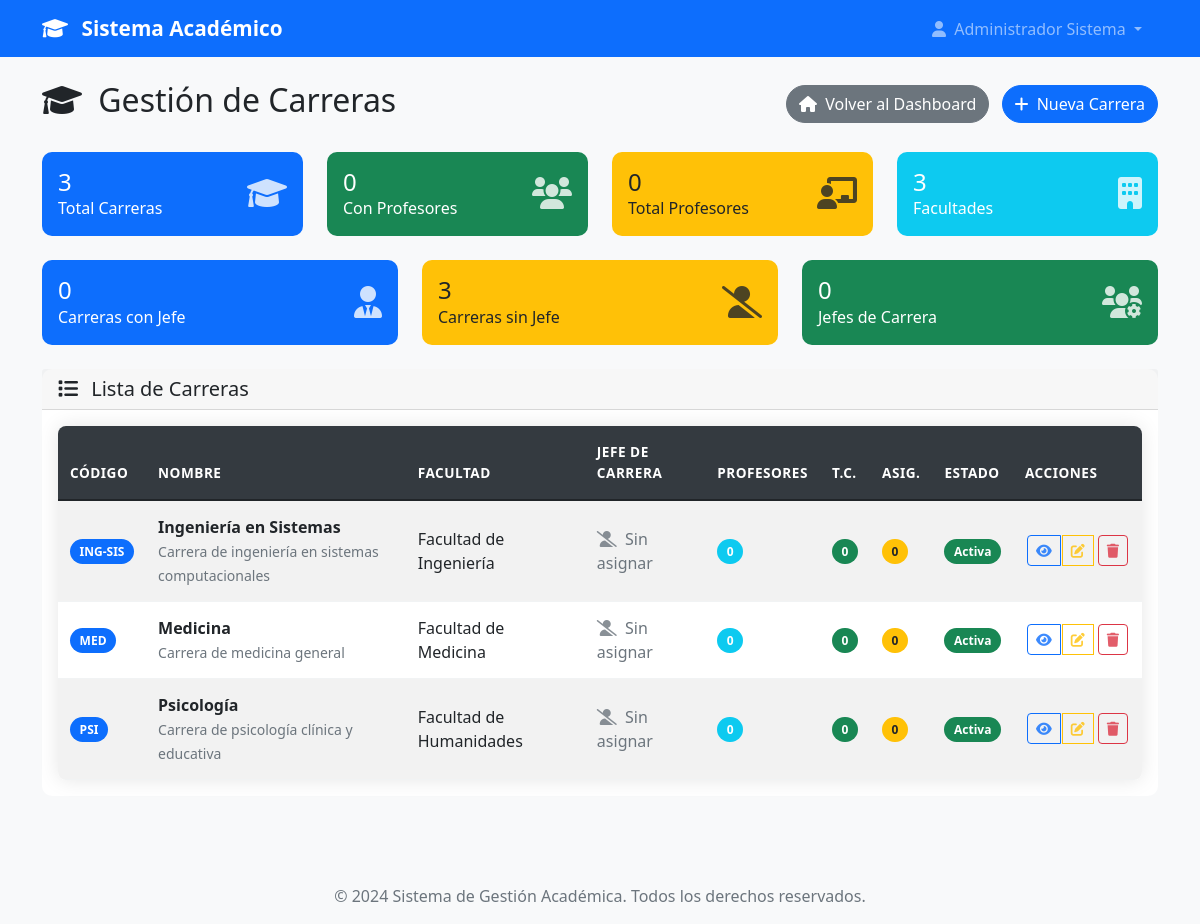
/admin/carreras (signed in), run on an earlier commit of the app's database.
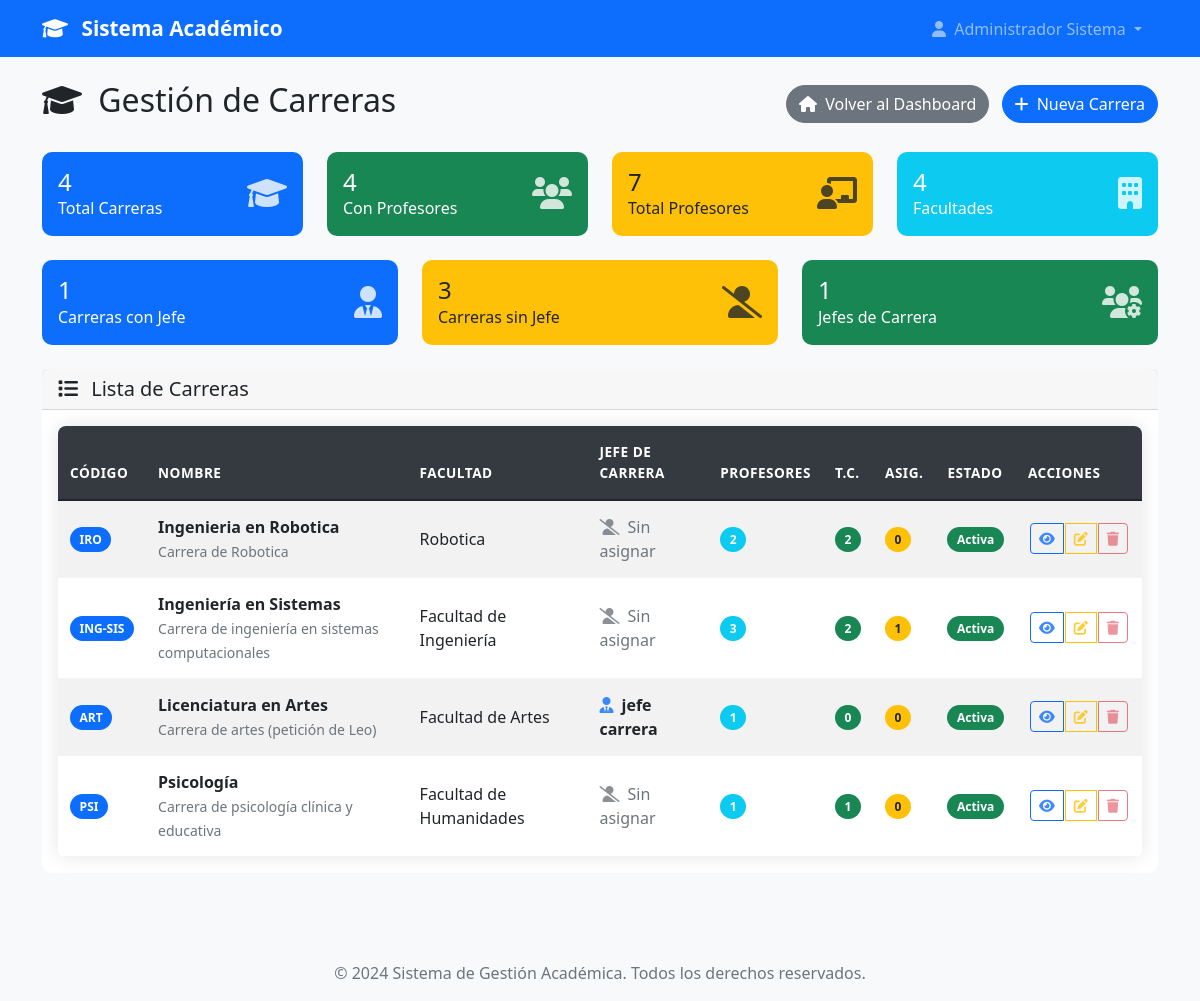
And on a later commit of the database.
### models.py (models this page shows, shortened)
class Carrera(db.Model):
    id = db.Column(db.Integer, primary_key=True)
    nombre = db.Column(db.String(150), nullable=False, unique=True)
    codigo = db.Column(db.String(10), nullable=False, unique=True)  # Ej: "ING-SIS", "MED", etc.
    descripcion = db.Column(db.Text)
    facultad = db.Column(db.String(100))
    activa = db.Column(db.Boolean, default=True)
    fecha_creacion = db.Column(db.DateTime, default=datetime.utcnow)
    creada_por = db.Column(db.Integer, db.ForeignKey('user.id'), nullable=False)
    creador = db.relationship('User', foreign_keys=[creada_por], backref=db.backref('carreras_creadas', lazy=True))
    def get_profesores_count(self):
        profesores_many_to_many = User.query.filter(
            User.carreras.any(id=self.id),
            User.rol.in_(['profesor_completo', 'profesor_asignatura']),
            User.activo == True
        ).count()
        jefes_carrera = User.query.filter(
            User.carrera_id == self.id,
            User.rol == 'jefe_carrera',
            User.activo == True
        ).count()
        return profesores_many_to_many + jefes_carrera
    def get_profesores_completos_count(self):
        return User.query.filter(
            User.carreras.any(id=self.id),
            User.rol == 'profesor_completo',
            User.activo == True
        ).count()
    def get_profesores_asignatura_count(self):
        return User.query.filter(
            User.carreras.any(id=self.id),
            User.rol == 'profesor_asignatura',
            User.activo == True
        ).count()
    def get_jefe_carrera(self):
        return User.query.filter(
            User.carrera_id == self.id,
            User.rol == 'jefe_carrera',
            User.activo == True
        ).first()
    def tiene_jefe_carrera(self):
        return self.get_jefe_carrera() is not None
    def get_jefe_carrera_nombre(self):
        jefe = self.get_jefe_carrera()
        return jefe.get_nombre_completo() if jefe else 'Sin asignar'

class User(UserMixin, db.Model):
    id = db.Column(db.Integer, primary_key=True)
    username = db.Column(db.String(80), unique=True, nullable=False)
    email = db.Column(db.String(120), unique=True, nullable=False)
    password_hash = db.Column(db.String(120), nullable=False)
    nombre = db.Column(db.String(100), nullable=False)
    apellido = db.Column(db.String(100), nullable=False)
    telefono = db.Column(db.String(20))
    imagen_perfil = db.Column(db.String(200))  # Ruta de la imagen de perfil
    rol = db.Column(db.String(20), nullable=False)
    tipo_profesor = db.Column(db.String(20))
    carreras = db.relationship('Carrera', secondary=user_carreras, backref=db.backref('usuarios', lazy=True))
    materias = db.relationship('Materia', secondary='profesor_materias', backref=db.backref('profesores', lazy=True))
    carrera_id = db.Column(db.Integer, db.ForeignKey('carrera.id'))
    carrera = db.relationship('Carrera', foreign_keys=[carrera_id], backref=db.backref('jefe_carrera', uselist=False))
    fecha_registro = db.Column(db.DateTime, default=datetime.utcnow)
    activo = db.Column(db.Boolean, default=True)
    def get_nombre_completo(self):
        return f"{self.nombre} {self.apellido}"
    def is_admin(self):
        return self.rol == 'admin'

### app.py (the view)
@app.route('/admin/carreras')
@login_required
def gestionar_carreras():
    if not current_user.is_admin():
        flash('No tienes permisos para acceder a esta página.', 'error')
        return redirect(url_for('dashboard'))
    carreras = Carrera.query.filter_by(activa=True).order_by(Carrera.nombre).all()
    total_profesores = sum(carrera.get_profesores_count() for carrera in carreras)
    promedio_profesores = total_profesores / len(carreras) if carreras else 0
    carreras_con_jefes = sum(1 for carrera in carreras if carrera.tiene_jefe_carrera())
    carreras_sin_jefes = len(carreras) - carreras_con_jefes
    total_jefes_carrera = User.query.filter_by(rol='jefe_carrera', activo=True).count()
    facultades = set(carrera.facultad for carrera in carreras if carrera.facultad)
    carreras_con_profesores = sum(1 for carrera in carreras if carrera.get_profesores_count() > 0)
    return render_template('admin/carreras.html',
                         carreras=carreras,
                         total_profesores=total_profesores,
                         promedio_profesores=promedio_profesores,
                         carreras_con_jefes=carreras_con_jefes,
                         carreras_sin_jefes=carreras_sin_jefes,
                         total_jefes_carrera=total_jefes_carrera,
                         facultades=facultades,
                         carreras_con_profesores=carreras_con_profesores)

### app.py (called while the page is built)
@login_manager.user_loader
def load_user(user_id):
    return User.query.get(int(user_id))

@app.context_processor
def inject_user_counts():
    if current_user.is_authenticated and current_user.is_admin():
        return dict(
            total_users=User.query.count(),
            total_admins=User.query.filter_by(rol='admin').count(),
            total_jefes=User.query.filter_by(rol='jefe_carrera').count(),
            total_profesores=User.query.filter(User.rol.in_(['profesor_completo', 'profesor_asignatura'])).count()
        )
    return dict()

### templates/admin/carreras.html (shortened to what the changed rows need)
{% extends "base.html" %}
{% block content %}
<div class="row">
    <div class="col-12">
        <div class="d-flex justify-content-between align-items-center mb-4">
            <h2>
                <i class="fas fa-graduation-cap me-2"></i>
                Gestión de Carreras
            </h2>
        </div>
    </div>
</div>
<div class="row mb-4">
    <div class="col-md-3">
        <div class="card bg-primary text-white">
            <div class="card-body">
                <div class="d-flex justify-content-between">
                    <div>
                        <h4 class="mb-0">{{ carreras|length }}</h4>
                        <p class="mb-0">Total Carreras</p>
                    </div>
                </div>
            </div>
        </div>
    </div>
    <div class="col-md-3">
        <div class="card bg-success text-white">
            <div class="card-body">
                <div class="d-flex justify-content-between">
                    <div>
                        <h4 class="mb-0">{{ carreras_con_profesores }}</h4>
                        <p class="mb-0">Con Profesores</p>
                    </div>
                </div>
            </div>
        </div>
    </div>
    <div class="col-md-3">
        <div class="card bg-warning text-dark">
            <div class="card-body">
                <div class="d-flex justify-content-between">
                    <div>
                        <h4 class="mb-0">{{ total_profesores }}</h4>
                        <p class="mb-0">Total Profesores</p>
                    </div>
                </div>
            </div>
        </div>
    </div>
    <div class="col-md-3">
        <div class="card bg-info text-white">
            <div class="card-body">
                <div class="d-flex justify-content-between">
                    <div>
                        <h4 class="mb-0">{{ facultades|length }}</h4>
                        <p class="mb-0">Facultades</p>
                    </div>
                </div>
            </div>
        </div>
    </div>
</div>
<div class="row mb-4">
    <div class="col-md-4">
        <div class="card bg-primary text-white">
            <div class="card-body">
                <div class="d-flex justify-content-between">
                    <div>
                        <h4 class="mb-0">{{ carreras_con_jefes }}</h4>
                        <p class="mb-0">Carreras con Jefe</p>
                    </div>
                </div>
            </div>
        </div>
    </div>
    <div class="col-md-4">
        <div class="card bg-success text-white">
            <div class="card-body">
                <div class="d-flex justify-content-between">
                    <div>
                        <h4 class="mb-0">{{ total_jefes_carrera }}</h4>
                        <p class="mb-0">Jefes de Carrera</p>
                    </div>
                </div>
            </div>
        </div>
    </div>
</div>
<div class="row">
    <div class="col-12">
        <div class="card">
            <div class="card-body">
                {% if carreras %}
                    <div class="table-responsive">
                        <table class="table table-striped table-hover">
                            <thead>
                                <tr>
                                    <th>Código</th>
                                    <th>Nombre</th>
                                    <th>Facultad</th>
                                    <th>Jefe de Carrera</th>
                                    <th>Profesores</th>
                                    <th>T.C.</th>
                                    <th>Asig.</th>
                                    <th>Estado</th>
                                    <th>Acciones</th>
                                </tr>
                            </thead>
                            <tbody>
                                {% for carrera in carreras %}
                                <tr>
                                    <td>
                                        <span class="badge bg-primary">{{ carrera.codigo }}</span>
                                    </td>
                                    <td>
                                        <strong>{{ carrera.nombre }}</strong>
                                        {% if carrera.descripcion %}
                                            <br>
                                            <small class="text-muted">{{ carrera.descripcion[:50] }}{% if carrera.descripcion|length > 50 %}...{% endif %}</small>
                                        {% endif %}
                                    </td>
                                    <td>{{ carrera.facultad or 'No especificada' }}</td>
                                    <td>
                                        {% if carrera.tiene_jefe_carrera() %}
                                            <div>
                                                <i class="fas fa-user-tie text-primary me-1"></i>
                                                <strong>{{ carrera.get_jefe_carrera_nombre() }}</strong>
                                            </div>
                                        {% else %}
                                            <span class="text-muted">
                                                <i class="fas fa-user-slash me-1"></i>
                                                Sin asignar
                                            </span>
                                        {% endif %}
                                    </td>
                                    <td>
                                        <span class="badge bg-info">{{ carrera.get_profesores_count() }}</span>
                                    </td>
                                    <td>
                                        <span class="badge bg-success">{{ carrera.get_profesores_completos_count() }}</span>
                                    </td>
                                    <td>
                                        <span class="badge bg-warning text-dark">{{ carrera.get_profesores_asignatura_count() }}</span>
                                    </td>
                                    <td>
                                        {% if carrera.activa %}
                                            <span class="badge bg-success">Activa</span>
                                        {% else %}
                                            <span class="badge bg-danger">Inactiva</span>
                                        {% endif %}
                                    </td>
                                    <td>
                                        <div class="btn-group" role="group">
                                            <button class="btn btn-sm btn-outline-primary"
                                                    data-bs-toggle="modal"
                                                    data-bs-target="#verCarreraModal{{ carrera.id }}"
                                                    title="Ver detalles">
                                                <i class="fas fa-eye"></i>
                                            </button>
                                            <a href="{{ url_for('editar_carrera', id=carrera.id) }}"
                                               class="btn btn-sm btn-outline-warning"
                                               title="Editar">
                                                <i class="fas fa-edit"></i>
                                            </a>
                                            {% if carrera.get_profesores_count() == 0 %}
                                                <form method="POST" action="{{ url_for('eliminar_carrera', id=carrera.id) }}"
                                                      style="display: inline;"
                                                      onsubmit="return confirm('¿Estás seguro de que deseas eliminar la carrera \'{{ carrera.nombre }}\'? Esta acción no se puede deshacer.')">
                                                    <button type="submit"
                                                            class="btn btn-sm btn-outline-danger"
                                                            title="Eliminar">
                                                        <i class="fas fa-trash"></i>
                                                    </button>
                                                </form>
                                            {% else %}
                                                <button class="btn btn-sm btn-outline-danger"
                                                        title="No se puede eliminar (tiene profesores)"
                                                        disabled>
                                                    <i class="fas fa-trash"></i>
                                                </button>
                                            {% endif %}
                                        </div>
                                    </td>
                                </tr>
                                {% endfor %}
                            </tbody>
                        </table>
                    </div>
                {% endif %}
            </div>
        </div>
    </div>
</div>
{% endblock %}

What changed in the data, as far as the page shows it:
changed Carrera: codigo "MED" → "IRO"; nombre "Medicina" → "Ingenieria en Robotica"; descripcion "Carrera de medicina general" → "Carrera de Robotica"; facultad "Facultad de Medicina" → "Robotica"; get_profesores_count "0" → "2"; get_profesores_completos_count "0" → "2"; moves up the list
computed for Carrera "Ingeniería en Sistemas": get_profesores_count "0" → "3"; get_profesores_completos_count "0" → "2"; get_profesores_asignatura_count "0" → "1"
added Carrera: codigo "ART", nombre "Licenciatura en Artes", descripcion "Carrera de artes (petición de Leo)", facultad "Facultad de Artes", get_jefe_carrera_nombre "jefe carrera", get_profesores_count "1", get_profesores_completos_count "0", get_profesores_asignatura_count "0", activa "Activa"
computed for Carrera "Psicología": get_profesores_count "0" → "1"; get_profesores_completos_count "0" → "1"
Also different on the page:
{{ carreras|length }}: "3" → "4"
{{ carreras_con_profesores }}: "0" → "4"
{{ total_profesores }}: "0" → "7"
{{ facultades|length }}: "3" → "4"
{{ carreras_con_jefes }}: "0" → "1"
{{ total_jefes_carrera }}: "0" → "1"
